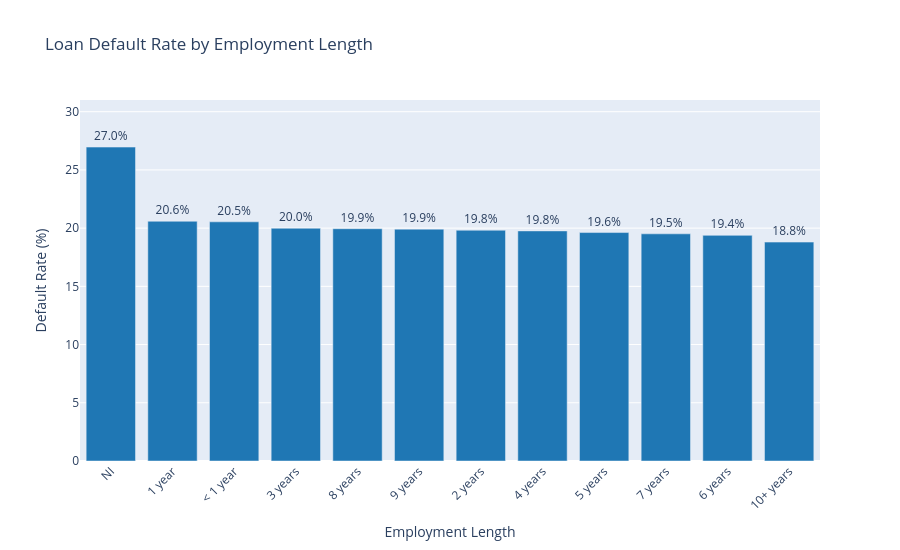

The code cell stored with this chart in its notebook:
### Code cell
employment_analysis = (
    df.groupby("emp_length", dropna=False)
    .agg(
        Total_Loans=("Default", "count"),
        Defaulted_Loans=("Default", "sum"),
        Average_Loan_Amount=("loan_amnt", "mean"),
    )
    .reset_index()
)

employment_analysis["Default_Rate"] = (
    employment_analysis["Defaulted_Loans"]
    / employment_analysis["Total_Loans"]
    * 100
).round(2)

employment_analysis = employment_analysis.sort_values(
    by="Default_Rate", ascending=False
)

chart_df = employment_analysis.copy()
chart_df["emp_length"] = chart_df["emp_length"].fillna("Missing").astype(str)

fig = px.bar(
    chart_df,
    x="emp_length",
    y="Default_Rate",
    text="Default_Rate",
    hover_data={
        "Total_Loans": ":,",
        "Defaulted_Loans": ":,",
        "Average_Loan_Amount": ":$,.0f",
        "Default_Rate": ":.2f",
    },
    labels={
        "emp_length": "Employment Length",
        "Default_Rate": "Default Rate (%)",
        "Total_Loans": "Total Loans",
        "Defaulted_Loans": "Defaulted Loans",
        "Average_Loan_Amount": "Avg Loan Amount",
    },
    title="Loan Default Rate by Employment Length",
)

fig.update_traces(
    texttemplate="%{text:.1f}%",
    textposition="outside",
    marker_color="#1f77b4",
)
fig.update_layout(
    width=900,
    height=550,
    xaxis_title="Employment Length",
    yaxis_title="Default Rate (%)",
    xaxis_tickangle=-45,
    yaxis_range=[0, chart_df["Default_Rate"].max() * 1.15],
)
fig.show()

# Display the summary table
display(employment_analysis.round(2))

### Figure 1 — Plotly figure (JSON) as saved in the notebook; plotly's stock layout.template omitted (floating-point values rounded to 4 significant figures)
{"data": [{"customdata": [[78190.0, 21080.0, 11470.0], [88840.0, 18290.0, 13450.0], [108500.0, 22290.0, 13770.0], [107900.0, 21560.0, 13860.0], [60810.0, 12130.0, 14710.0], [51020.0, 10160.0, 14830.0], [122100.0, 24200.0, 13750.0], [80760.0, 15960.0, 14000.0], [84330.0, 16540.0, 14140.0], [59720.0, 11650.0, 14540.0], [62880.0, 12180.0, 14320.0], [442700.0, 83210.0, 15620.0]], "hovertemplate": "Employment Length=%{x}<br>Default Rate (%)=%{text:.2f}<br>Total Loans=%{customdata[0]:,}<br>Defaulted Loans=%{customdata[1]:,}<br>Avg Loan Amount=%{customdata[2]:$,.0f}<extra></extra>", "legendgroup": "", "marker": {"color": "#1f77b4", "pattern": {"shape": ""}}, "name": "", "orientation": "v", "showlegend": false, "text": [26.96, 20.59, 20.54, 19.99, 19.95, 19.91, 19.82, 19.76, 19.62, 19.51, 19.38, 18.8], "textposition": "outside", "texttemplate": "%{text:.1f}%", "type": "bar", "x": ["NI", "1 year", "< 1 year", "3 years", "8 years", "9 years", "2 years", "4 years", "5 years", "7 years", "6 years", "10+ years"], "xaxis": "x", "y": [26.96, 20.59, 20.54, 19.99, 19.95, 19.91, 19.82, 19.76, 19.62, 19.51, 19.38, 18.8], "yaxis": "y"}], "layout": {"barmode": "relative", "height": 550, "legend": {"tracegroupgap": 0}, "title": {"text": "Loan Default Rate by Employment Length"}, "width": 900, "xaxis": {"anchor": "y", "domain": [0, 1], "tickangle": -45, "title": {"text": "Employment Length"}}, "yaxis": {"anchor": "x", "domain": [0, 1], "range": [0, 31.0], "title": {"text": "Default Rate (%)"}}}}
